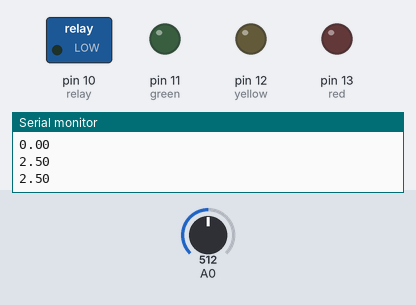
Bench run of a sketch on a simulated Arduino Uno, built with avr-gcc and run on an emulated ATmega328P. On the bench: switched loads named in the sketch (green lamp = pin HIGH), output pins drawn as LEDs (lit = HIGH), the last lines printed to the serial monitor. Inputs (shaded band) come from the test bench; at power-on: A0 = 512.

Above: at 1.3 s.
1.4 s: A0 set to 495
At 1.8 s:
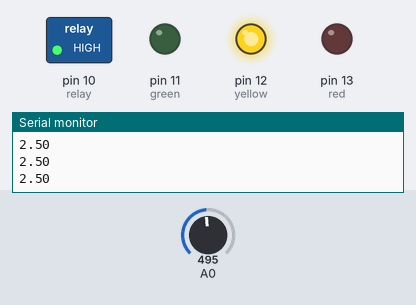
3.0 s: A0 set to 1015
4.5 s: A0 set to 1023
At 5.4 s:
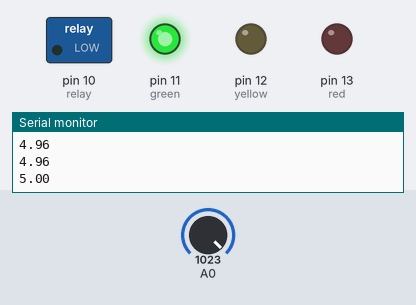
6.0 s: A0 set to 0
At 6.6 s:
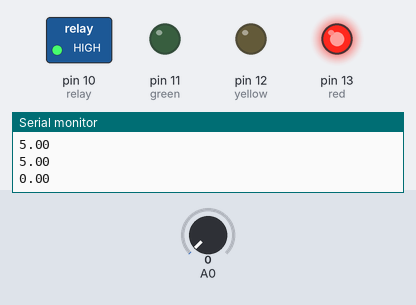
7.5 s: A0 set to 2
At 7.8 s:
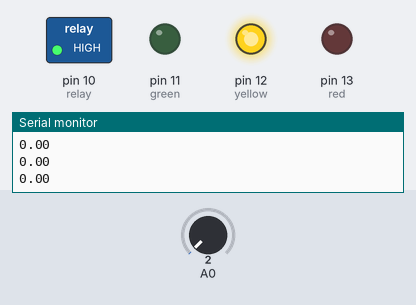
Timing chart, 0 to 10.0 s (numbered marks = the images above; inputs shaded):
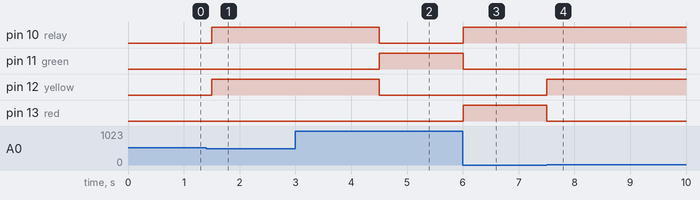

The sketch:

water_vaalve.ino
```cpp
int red=13;
int yellow=12;
int green=11;
int relay=10;
int sens;
float con;
void setup() {
  // put your setup code here, to run once:
  pinMode(red,OUTPUT);
  pinMode(yellow,OUTPUT);
  pinMode(green,OUTPUT);
  pinMode(relay,OUTPUT);
  Serial.begin(9600);
}

void loop() {
  // put your main code here, to run repeatedly:
 sens=analogRead(A0);
 Serial.println(con);
 con = (sens/1023.0)*5.0;
 if(con==0.00){
  digitalWrite(red,HIGH);
  digitalWrite(yellow,LOW);
  digitalWrite(green,LOW);
  digitalWrite(relay,HIGH);
  }
  else if(con <= 2.5){
    digitalWrite(red,LOW);
    digitalWrite(green,LOW);
    digitalWrite(yellow,HIGH);
    digitalWrite(relay,HIGH);
    }
  else if(con == 5.00){
    digitalWrite(green,HIGH);
    digitalWrite(yellow,LOW);
    digitalWrite(red,LOW);
    digitalWrite(relay,LOW);
    }

      delay(500);
}
```

Measured:
- the behaviour switches between 512 and 511 on A0 (found by bisection; images 0 and 1)
- the behaviour switches between 1022 and 1023 on A0 (found by bisection; images 1 and 2)
- the behaviour switches between 0 and 1 on A0 (found by bisection; images 3 and 4)
- after the input at 1.4 s, pin 10 (relay), pin 12 (yellow): LOW → HIGH after 0.10 s
- after the input at 4.5 s, pin 10 (relay), pin 12 (yellow): HIGH → LOW at once; pin 11 (green): LOW → HIGH at once
- after the input at 6.0 s, pin 10 (relay), pin 13 (red): LOW → HIGH at once; pin 11 (green): HIGH → LOW at once
- after the input at 7.5 s, pin 12 (yellow): LOW → HIGH at once; pin 13 (red): HIGH → LOW at once
